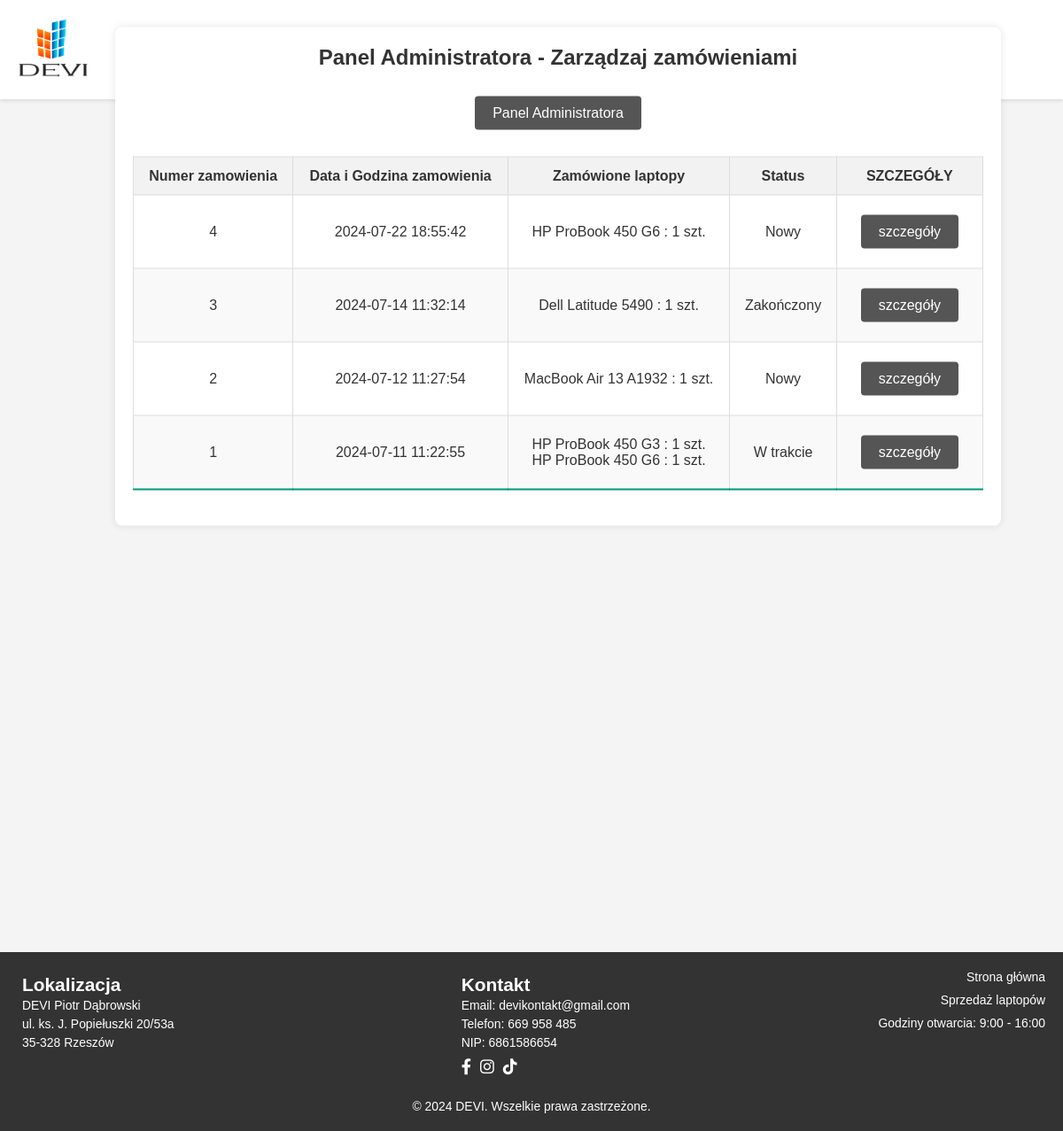
The page /DEVI_Sklep/admin/zarzadzaj_zamowieniami/manage_orders.php (signed in) on the database its author committed.
### tables this page shows
CREATE TABLE `zamowienia` (
  `id_zamowienia` int(11) NOT NULL,
  `status` varchar(50) NOT NULL,
  `id_klienta` int(11) NOT NULL,
  `data_zamowienia` datetime NOT NULL DEFAULT current_timestamp(),
  `dodatkowe_informacje` text DEFAULT NULL,
  `cena_calkowita` decimal(10,2) UNSIGNED NOT NULL,
  `id_dostawy` int(2) UNSIGNED NOT NULL
);

### DEVI_Sklep/admin/zarzadzaj_zamowieniami/manage_orders.php (the view, shortened to what this page needs)
<!DOCTYPE html>
<html lang="pl">
<head>
    <link rel="stylesheet" href="../../css/style.css">
    <link rel="stylesheet" href="https://cdnjs.cloudflare.com/ajax/libs/font-awesome/6.0.0-beta3/css/all.min.css">
</head>
<body>
    <?php include '../header_admin.php';?>
    <main>
        <?php
            require('../../baza/config.php');
            $query = "SELECT
                        z.id_zamowienia,
                        z.data_zamowienia,
                        GROUP_CONCAT(CONCAT(l.nazwa, ' : ', lz.ilosc, ' szt.') SEPARATOR '<br>') as laptopy,
                        z.status
                        from zamowienia z
                        JOIN lap_zamowienia lz on z.id_zamowienia=lz.id_zamowienia
                        JOIN laptopy l on lz.id_laptopa=l.id_laptopa
                        GROUP BY z.id_zamowienia, z.data_zamowienia, z.status
                        ORDER BY z.data_zamowienia desc";
            $result = mysqli_query($conn,$query);
        ?>
    <div class="login-container">
        <h1>Panel Administratora  - Zarządzaj zamówieniami</h1>
        <button><a href="../admin_page.php">Panel Administratora</a></button>
        <table>
            <thead>
                <tr>
                    <th>Numer zamowienia</th>
                    <th>Data i Godzina zamowienia</th>
                    <th>Zamówione laptopy</th>
                    <th>Status</th>
                    <th>SZCZEGÓŁY</th>
                </tr>
            </thead>
            <tbody>
            <?php
                while($row = mysqli_fetch_assoc($result))
                {
                    echo "<tr>";
                    echo "<td>{$row['id_zamowienia']}</td>";
                    echo "<td>{$row['data_zamowienia']}</td>";
                    echo "<td>{$row['laptopy']}</td>";
                    echo "<td>{$row['status']}</td>";
                    echo "<td><button><a href='manage_orders_individual.php?id={$row['id_zamowienia']}'>szczegóły</a></button></td>";
                    echo "</tr>";
                }
            ?>
            </tbody>
        </table>
    </div>
    </main>
    <?php include '../../footer.php';?>
</body>
</html>

### DEVI_Sklep/css/style.css (style rules this page uses)
* { margin: 0; padding: 0; box-sizing: border-box; }
body { font-family: Arial, sans-serif; background-color: #f7f7f7; color: #333; }
main { padding: 20px; }
button { background-color: #333; color: #fff; border: none; padding: 10px 20px; font-size: 16px; cursor: pointer; text-decoration: none; }
button a { color: #fff; text-decoration: none; }
.login-container { background-color: #fff; padding: 20px; border-radius: 8px; box-shadow: 0 0 10px rgba(0, 0, 0, 0.1); text-align: center; position: relative; left: 43%; transform: translate(-50%, -50%); margin: 100px; align-self: center; }
h1 { margin-bottom: 20px; font-size: 1.5em; }

### DEVI_Sklep/admin/zarzadzaj_zamowieniami/manage_orders.php (style rules this page uses)
body { font-family: Arial, sans-serif; background-color: #f4f4f4; margin: 10; padding: 0; }
main { padding: 100px; }
.login-container { width: 100%; margin: 10 auto; background: #fff; padding: 20px; border-radius: 8px; box-shadow: 0 0 10px rgba(0, 0, 0, 0.1); align-self: center; text-align: center; }
h1 { margin-top: 0; }
button { background-color: #555555; color: #fff; border: none; padding: 10px 20px; cursor: pointer; text-decoration: none; font-size: 16px; border-radius: 4px; margin: 10px; display: inline-block; }
button a { color: #fff; text-decoration: none; }
table { width: 100%; border-collapse: collapse; margin: 20px 0; font-size: 1em; min-width: 400px; border: 1px solid #dddddd; }
table thead tr { background-color: #f2f2f2; text-align: center; }
table th, table td { padding: 12px 15px; border: 1px solid #dddddd; }
table tbody tr { border-bottom: 1px solid #dddddd; }
table tbody tr:nth-of-type(even) { background-color: #f9f9f9; }
table tbody tr:last-of-type { border-bottom: 2px solid #009879; }
a { color: #009879; text-decoration: none; }

### rows shown on the page
zamowienia: id_zamowienia "4", data_zamowienia "2024-07-22 18:55:42", laptopy "HP ProBook 450 G6 : 1 szt.", status "Nowy"
zamowienia: id_zamowienia "3", data_zamowienia "2024-07-14 11:32:14", laptopy "Dell Latitude 5490 : 1 szt.", status "Zakończony"
zamowienia: id_zamowienia "2", data_zamowienia "2024-07-12 11:27:54", laptopy "MacBook Air 13 A1932 : 1 szt.", status "Nowy"
zamowienia: id_zamowienia "1", data_zamowienia "2024-07-11 11:22:55", laptopy "HP ProBook 450 G3 : 1 szt. HP ProBook 450 G6 : 1 szt.", status "W trakcie"
